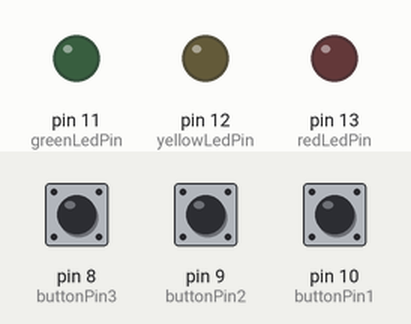
Simulated run of this sketch. Board: Arduino Uno, built with avr-gcc and run on an emulated ATmega328P. On the bench: output pins drawn as LEDs (lit = HIGH). Dashed ring = blinking. Inputs (shaded band) come from the test bench; at power-on: pin 8 (buttonPin3) LOW, pin 9 (buttonPin2) LOW, pin 10 (buttonPin1) LOW.

Above: at 1.2 s.
1.3 s: pin 8 (buttonPin3) pulled HIGH for 0.15 s
At 3.1 s:
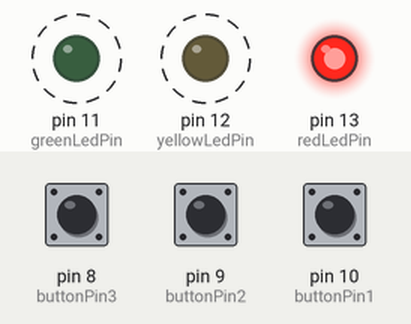
4.4 s: pin 9 (buttonPin2) pulled HIGH for 0.15 s
At 5.3 s:
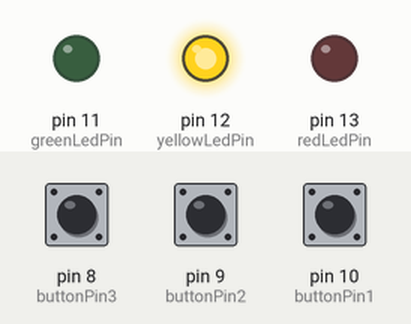
7.4 s: pin 8 (buttonPin3) pulled HIGH for 1 s
At 7.8 s:
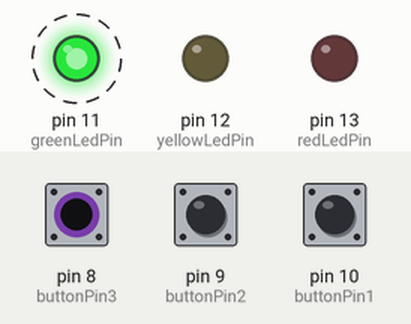
11.4 s: pin 8 (buttonPin3) pulled HIGH for 3.2 s
At 14.7 s:
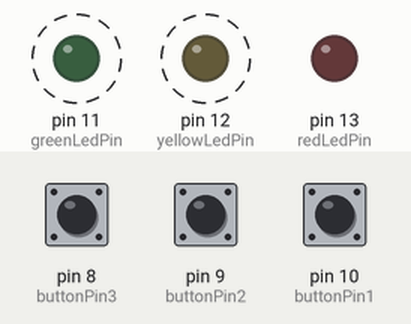
Timing chart, 0 to 16.2 s (numbered marks = the images above; inputs shaded):
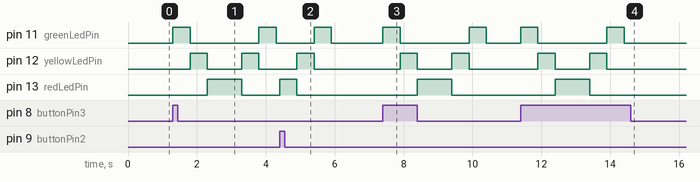

The sketch:

sketch.ino
```cpp
const int buttonPin1 = 10;
const int buttonPin2 = 9;
const int buttonPin3 = 8;
const int redLedPin = 13;
const int yellowLedPin = 12;
const int greenLedPin = 11;

bool button1Pressed = false;
bool button2Pressed = false;
bool button3Pressed = false;

void setup() {
  pinMode(buttonPin1, INPUT);
  pinMode(buttonPin2, INPUT);
  pinMode(buttonPin3, INPUT);
  pinMode(redLedPin, OUTPUT);
  pinMode(yellowLedPin, OUTPUT);
  pinMode(greenLedPin, OUTPUT);
}

void loop() {
  if (digitalRead(buttonPin1) == HIGH && !button1Pressed) {
    button1Pressed = true;
    ledSequence(greenLedPin, yellowLedPin, redLedPin);
  }
  else if (digitalRead(buttonPin2) == HIGH && !button2Pressed) {
    button2Pressed = true;
    ledSequence(redLedPin, yellowLedPin, greenLedPin);
  }
  else if (digitalRead(buttonPin3) == HIGH && !button3Pressed) {
    button3Pressed = true;
    ledSequence(greenLedPin, yellowLedPin, redLedPin);
    ledSequence(redLedPin, yellowLedPin, greenLedPin);
  }
  else {
    digitalWrite(greenLedPin, LOW);
    digitalWrite(yellowLedPin, LOW);
    digitalWrite(redLedPin, LOW);
  }


  resetFlags();
}

void ledSequence(int led1, int led2, int led3) {
  digitalWrite(led1, HIGH);
  delay(500);
  digitalWrite(led1, LOW);
  digitalWrite(led2, HIGH);
  delay(500);
  digitalWrite(led2, LOW);
  digitalWrite(led3, HIGH);
  delay(500);
  digitalWrite(led3, LOW);
}

void resetFlags() {
  if (digitalRead(buttonPin1) == LOW) button1Pressed = false;
 if (digitalRead(buttonPin2) == LOW) button2Pressed = false;
  if (digitalRead(buttonPin3) == LOW) button3Pressed = false;
}
```

Measured:
- after the input at 1.3 s, pin 11 (greenLedPin): alternates HIGH for 0.50 s and LOW for 2.0 s, starting at once; pin 12 (yellowLedPin): alternates HIGH for 0.50 s and LOW for 1.0 s, starting after 0.50 s; pin 13 (redLedPin): LOW → HIGH after 1.0 s, → LOW 1.0 s later
- after the input at 4.4 s, pin 11 (greenLedPin): LOW → HIGH after 1.0 s, → LOW 0.50 s later; pin 12 (yellowLedPin): LOW → HIGH after 0.50 s, → LOW 0.50 s later; pin 13 (redLedPin): LOW → HIGH at once, → LOW 0.50 s later
- after the input at 7.4 s, pin 11 (greenLedPin): alternates HIGH for 0.50 s and LOW for 2.0 s, starting at once; pin 12 (yellowLedPin): alternates HIGH for 0.50 s and LOW for 1.0 s, starting after 0.50 s; pin 13 (redLedPin): LOW → HIGH after 1.0 s, → LOW 1.0 s later
- after the input at 11.4 s, pin 11 (greenLedPin): alternates HIGH for 0.50 s and LOW for 2.0 s, starting at once; pin 12 (yellowLedPin): alternates HIGH for 0.50 s and LOW for 1.0 s, 4 changes in all, then stays LOW, starting after 0.50 s; pin 13 (redLedPin): LOW → HIGH after 1.0 s, → LOW 1.0 s later
